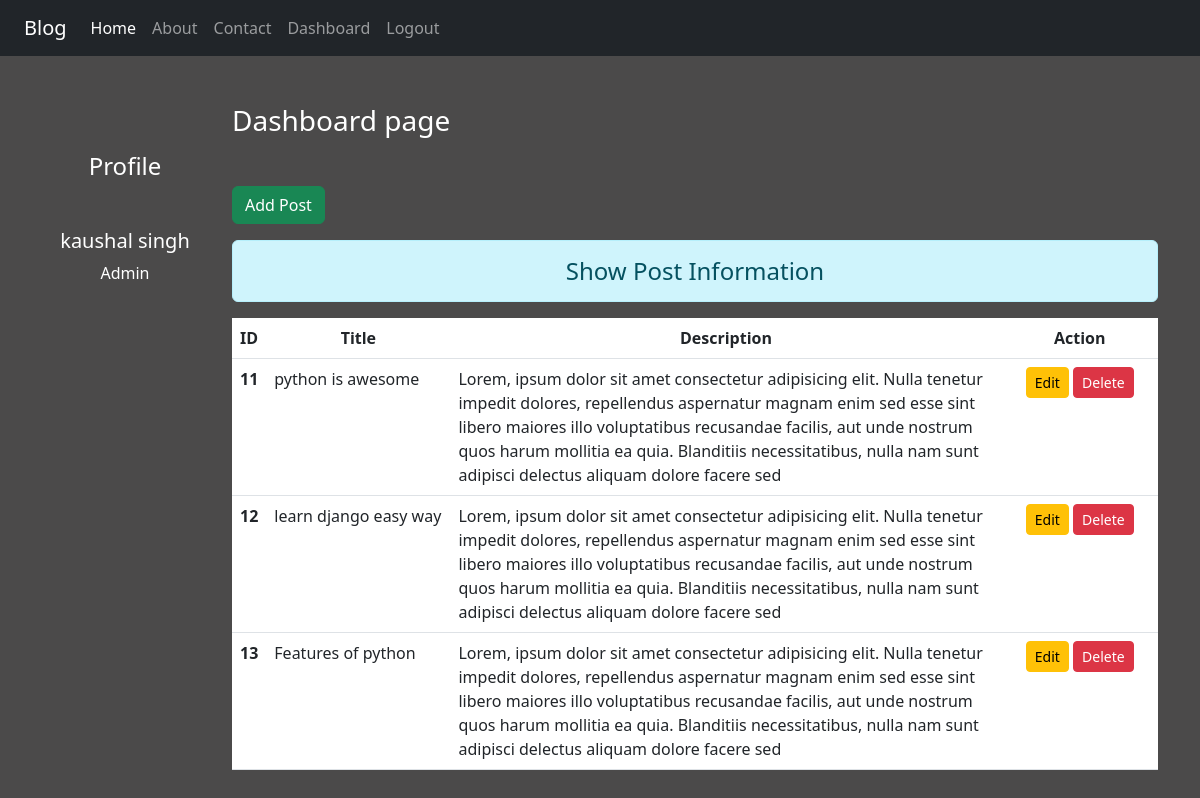
Page /dashboard (signed in) on the committed database.
### blog/models.py (models this page shows)
class Post(models.Model):
    title = models.CharField(max_length=150)
    desc = models.TextField()

### blog/views.py (the view)
# urls.py: path('dashboard', views.dashboard, name='dashboard'),
def dashboard(request):
    if request.user.is_authenticated:
        posts = Post.objects.all()
        user = request.user
        full_name = user.get_full_name()
        gps = user.groups.all()
        return render(request, "blog/dashboard.html", {'posts': posts, 'full_name': full_name, 'groups': gps})
    else:
        return redirect("login")

### templates/blog/dashboard.html (shortened to what this page needs)
{% extends 'blog/base.html' %}
{% load static %}
{% block side %}
<div class="col-sm-2 text-white my-5 text-center">
    <h4 class="my-5">Profile</h4>
    <h5>{{full_name}}</h5>
    {% for group in groups %}
    <p>{{group.name}}</p>
    {% endfor %}
</div>
{% endblock side %}
 {% block content %}
 <div class="col-sm-10">
    <h3 class="text-white my-5">Dashboard page</h3>
     <a href="{% url 'add-post' %}" class="btn btn-success">Add Post</a>
    <h4 class="text-center alert alert-info mt-3">Show Post Information</h4>
    {% if posts %}
    <table class="table table-hover bg-white">
        <thead>
        <tr class="text-center">
            <th scope="col" style="width:3%">ID</th>
            <th scope="col" style="width:20%">Title</th>
            <th scope="col" style="width:60%">Description</th>
            <th scope="col" style="width:17%">Action</th>
        </tr>
        </thead>
        <tbody>
        {% for post in posts %}
        <tr>
            <th scope="row">{{post.id}}</th>
            <td>{{post.title}}</td>
            <td>{{post.desc}}</td>
            <td class="text-center">
                <a href="{% url 'update-post' post.id %}" class="btn btn-warning btn-sm">Edit</a>
                {% if perms.blog.delete_post %}
                <form action="{% url 'delete-post' post.id %}" method="post" class="d-inline">
                    <input type="submit" class="btn btn-danger btn-sm" value="Delete">
                </form>
                {% endif %}
            </td>
        </tr>
        {% endfor %}
        </tbody>
    </table>
    {% else %}
    <h4 class="text-center alert alert-warning"> No Records</h4>
    {% endif %}
 </div>
{% endblock content %}

### templates/blog/base.html (shortened to what this page needs)
<!DOCTYPE html>
{% load static %}
<html lang="en">
<head>
    <link rel="stylesheet" href="{% static 'blog/css/bootstrap.css' %}">
    <link rel="stylesheet" href="{% static 'blog/css/style.css' %}">
</head>
<body>
<div class="container-fluid bg-dark">
    {% include 'blog/navbar.html' %}
</div>
<div class="container">
    <div class="row">
        {% block side %}
        {% endblock side %}
        {% block content %}
        {% endblock content %}
    </div>
</div>
</body>
</html>

### templates/blog/navbar.html (shortened to what this page needs)
<nav class="navbar navbar-expand-lg navbar-dark bg-dark">
  <div class="container-fluid">
    <a class="navbar-brand" href="#">Blog</a>
    <div class="collapse navbar-collapse" id="navbarNav">
      <ul class="navbar-nav">
        <li class="nav-item">
          <a class="nav-link active" aria-current="page" href="{% url 'home' %}">Home</a>
        </li>
        <li class="nav-item">
          <a class="nav-link" href="{% url 'about' %}">About</a>
        </li>
        <li class="nav-item">
          <a class="nav-link" href="{% url 'contact' %}">Contact</a>
        </li>
          {% if request.user.is_authenticated %}
         <li class="nav-item">
          <a class="nav-link" href="{% url 'dashboard' %}">Dashboard</a>
        </li>
         <li class="nav-item">
          <a class="nav-link" href="{% url 'logout' %}">Logout</a>
        </li>
          {% endif %}
      </ul>
    </div>
  </div>
</nav>

### blog/static/blog/css/style.css (style rules this page uses)
body { background-color: rgb(75,74,74); color: antiquewhite; }

### rows in the picture
Post: id "11", title "python is awesome", desc "Lorem, ipsum dolor sit amet consectetur adipisicing elit. Nulla tenetur impedit dolores, repellendus aspernatur magnam enim sed esse sint libero maiores illo voluptatibus recusandae facilis, aut unde nostrum quos harum mollitia ea quia. Blanditiis necessitatibus, nulla nam sunt adipisci delectus aliquam dolore facere sed"
Post: id "12", title "learn django easy way", desc "Lorem, ipsum dolor sit amet consectetur adipisicing elit. Nulla tenetur impedit dolores, repellendus aspernatur magnam enim sed esse sint libero maiores illo voluptatibus recusandae facilis, aut unde nostrum quos harum mollitia ea quia. Blanditiis necessitatibus, nulla nam sunt adipisci delectus aliquam dolore facere sed"
Post: id "13", title "Features of python", desc "Lorem, ipsum dolor sit amet consectetur adipisicing elit. Nulla tenetur impedit dolores, repellendus aspernatur magnam enim sed esse sint libero maiores illo voluptatibus recusandae facilis, aut unde nostrum quos harum mollitia ea quia. Blanditiis necessitatibus, nulla nam sunt adipisci delectus aliquam dolore facere sed"

### other values in the picture
{{ full_name }} "kaushal singh"
{{ group.name }} "Admin"
